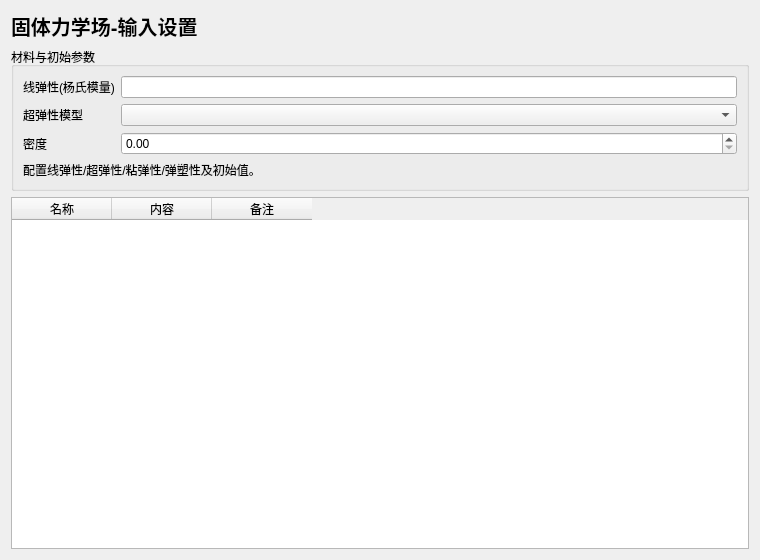
<?xml version="1.0" encoding="UTF-8"?>
<ui version="4.0">
 <class>SolidInputWidget</class>
 <widget class="QWidget" name="SolidInputWidget">
  <property name="geometry">
   <rect><x>0</x><y>0</y><width>760</width><height>560</height></rect>
  </property>
  <layout class="QVBoxLayout" name="verticalLayout">
   <item>
    <widget class="QLabel" name="titleLabel">
     <property name="styleSheet"><string notr="true">font-size: 20px; font-weight: 700;</string></property>
     <property name="text"><string>固体力学场-输入设置</string></property>
    </widget>
   </item>
   <item>
    <widget class="QGroupBox" name="mainGroupBox">
     <property name="title"><string>材料与初始参数</string></property>
     <layout class="QFormLayout" name="formLayout">
      <item row="0" column="0"><widget class="QLabel" name="labelA"><property name="text"><string>线弹性(杨氏模量)</string></property></widget></item>
      <item row="0" column="1"><widget class="QLineEdit" name="lineEditA"/></item>
      <item row="1" column="0"><widget class="QLabel" name="labelB"><property name="text"><string>超弹性模型</string></property></widget></item>
      <item row="1" column="1"><widget class="QComboBox" name="comboBoxB"/></item>
      <item row="2" column="0"><widget class="QLabel" name="labelC"><property name="text"><string>密度</string></property></widget></item>
      <item row="2" column="1"><widget class="QDoubleSpinBox" name="doubleSpinBoxC"/></item>
      <item row="3" column="0" colspan="2">
       <widget class="QLabel" name="descLabel">
        <property name="wordWrap"><bool>true</bool></property>
        <property name="text"><string>配置线弹性/超弹性/粘弹性/弹塑性及初始值。</string></property>
       </widget>
      </item>
     </layout>
    </widget>
   </item>
   <item>
    <widget class="QTableWidget" name="tableWidget">
     <column><property name="text"><string>名称</string></property></column>
     <column><property name="text"><string>内容</string></property></column>
     <column><property name="text"><string>备注</string></property></column>
    </widget>
   </item>
  </layout>
 </widget>
 <resources/>
 <connections/>
</ui>
